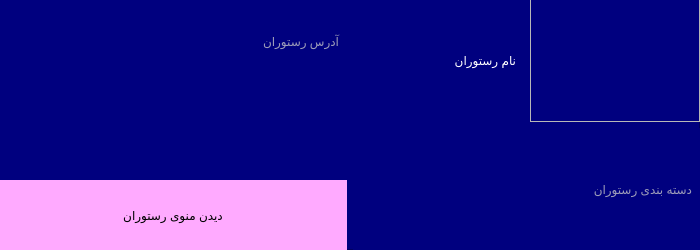
<?xml version="1.0" encoding="UTF-8"?>
<ui version="4.0">
 <class>RestaurantCard</class>
 <widget class="QWidget" name="RestaurantCard">
  <property name="geometry">
   <rect>
    <x>0</x>
    <y>0</y>
    <width>700</width>
    <height>250</height>
   </rect>
  </property>
  <property name="windowTitle">
   <string>Form</string>
  </property>
  <widget class="QWidget" name="horizontalLayoutWidget">
   <property name="geometry">
    <rect>
     <x>-1</x>
     <y>-1</y>
     <width>701</width>
     <height>251</height>
    </rect>
   </property>
   <layout class="QHBoxLayout" name="horizontalLayout">
    <item>
     <layout class="QVBoxLayout" name="verticalLayout">
      <item>
       <widget class="QLabel" name="labeladdress">
        <property name="styleSheet">
         <string notr="true">font: 900 9pt &quot;Rokh&quot;;
color:rgba(200,200,200,200);
padding:5px;
background-color: rgba(0, 0, 127);
</string>
        </property>
        <property name="text">
         <string>آدرس رستوران</string>
        </property>
       </widget>
      </item>
      <item>
       <layout class="QHBoxLayout" name="horizontalLayout_2">
        <item>
         <layout class="QHBoxLayout" name="ratelabel">
          <item>
           <widget class="QWidget" name="widget" native="true"/>
          </item>
          <item>
           <widget class="QWidget" name="widget_3" native="true"/>
          </item>
          <item>
           <widget class="QWidget" name="widget_5" native="true"/>
          </item>
          <item>
           <widget class="QWidget" name="widget_4" native="true"/>
          </item>
          <item>
           <widget class="QWidget" name="widget_2" native="true"/>
          </item>
         </layout>
        </item>
       </layout>
      </item>
      <item>
       <widget class="QPushButton" name="detailbtn">
        <property name="cursor">
         <cursorShape>PointingHandCursor</cursorShape>
        </property>
        <property name="styleSheet">
         <string notr="true">font: 900 9pt &quot;Rokh&quot;;
color:black;
padding:5px;
background-color: rgb(255, 170, 255);
border:0px solid;
height:60px;</string>
        </property>
        <property name="text">
         <string>دیدن منوی رستوران</string>
        </property>
       </widget>
      </item>
     </layout>
    </item>
    <item>
     <layout class="QVBoxLayout" name="verticalLayout_3">
      <item>
       <layout class="QHBoxLayout" name="horizontalLayout_3">
        <item>
         <widget class="QLabel" name="labelname">
          <property name="styleSheet">
           <string notr="true">font: 900 19pt &quot;Rokh&quot;;
color:white;
padding:5px;
background-color: rgb(0, 0, 127);</string>
          </property>
          <property name="text">
           <string>نام رستوران</string>
          </property>
         </widget>
        </item>
        <item>
         <widget class="QFrame" name="frame_2">
          <property name="styleSheet">
           <string notr="true">border-image: url(:/new/images/plate.png);</string>
          </property>
          <property name="frameShape">
           <enum>QFrame::Shape::StyledPanel</enum>
          </property>
          <property name="frameShadow">
           <enum>QFrame::Shadow::Raised</enum>
          </property>
         </widget>
        </item>
       </layout>
      </item>
      <item>
       <widget class="QLabel" name="labeltype">
        <property name="styleSheet">
         <string notr="true">font: 900 9pt &quot;Rokh&quot;;
color:rgba(200,200,200,200);
padding:5px;
background-color: rgba(0, 0, 127);
</string>
        </property>
        <property name="text">
         <string>دسته بندی رستوران</string>
        </property>
       </widget>
      </item>
     </layout>
    </item>
   </layout>
  </widget>
  <widget class="QFrame" name="frame">
   <property name="geometry">
    <rect>
     <x>-1</x>
     <y>-1</y>
     <width>701</width>
     <height>251</height>
    </rect>
   </property>
   <property name="styleSheet">
    <string notr="true">background-color: rgb(0, 0, 127);
color:black;</string>
   </property>
   <property name="frameShape">
    <enum>QFrame::Shape::StyledPanel</enum>
   </property>
   <property name="frameShadow">
    <enum>QFrame::Shadow::Raised</enum>
   </property>
  </widget>
  <zorder>frame</zorder>
  <zorder>horizontalLayoutWidget</zorder>
 </widget>
 <resources/>
 <connections/>
</ui>
